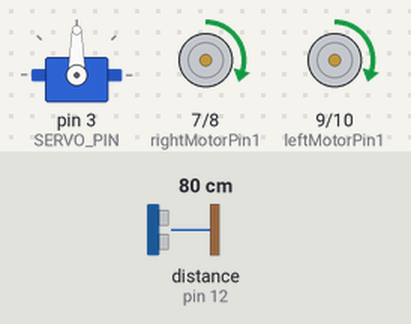
Bench run of a sketch on a simulated Arduino Uno, built with avr-gcc and run on an emulated ATmega328P. On the bench: servo, motor-driver pin pairs drawn as motors (green arrow = first pin HIGH = forward, orange = second pin HIGH = backward, longer = more drive, scaled by the enable pin). The inputs (shaded band) are chosen by the test bench; at power-on: distance to the obstacle (sensor on pin 12) 80 cm. The echo pulse lasts 58.3 µs per cm.

Above: at 1.2 s.
1.3 s: distance to the obstacle (sensor on pin 12) set to 33 cm
2.8 s: distance to the obstacle (sensor on pin 12) set to 27 cm
At 3.2 s:
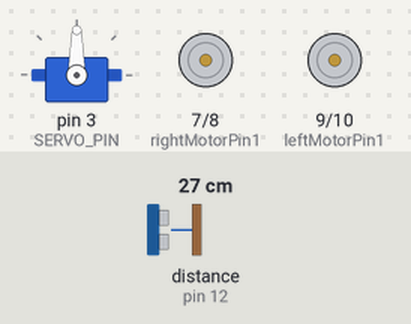
5.8 s: distance to the obstacle (sensor on pin 12) set to 35 cm
At 7.0 s:
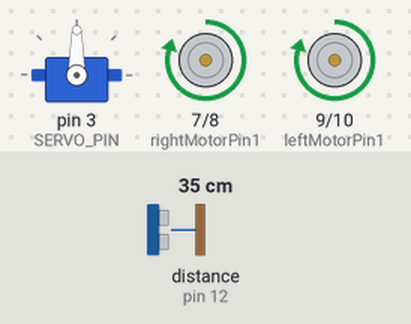
7.4 s: distance to the obstacle (sensor on pin 12) set to 2 cm
At 9.0 s:
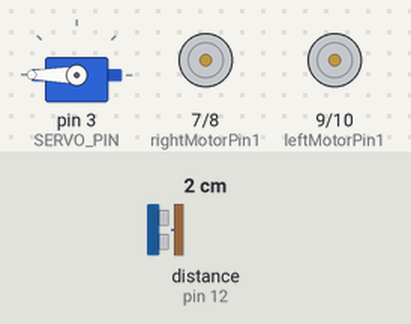
Timing chart, 0 to 11.4 s (numbered marks = the images above; inputs shaded):
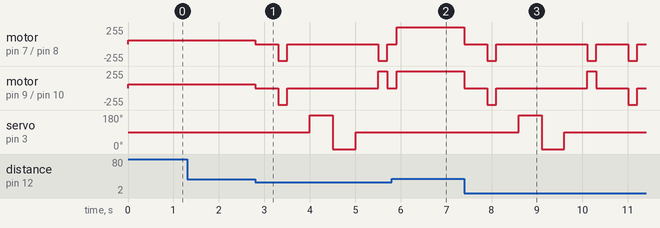

Measured:
- the behaviour switches between 30 and 29 cm on distance to the obstacle (sensor on pin 12) (found by bisection; images 0 and 1)
- after the input at 1.3 s, every drawn part: stays the same
- after the input at 5.8 s, servo on pin 3 (SERVO_PIN): stays 90° (without the input it goes to 180° after 1.3 s)

The sketch:

esquiva-obstaculos.ino
```cpp
#include <Servo.h>
#include <NewPing.h>

#define SERVO_PIN 3
#define ULTRASONIC_SENSOR_TRIG 11
#define ULTRASONIC_SENSOR_ECHO 12
#define MAX_REGULAR_MOTOR_SPEED 60
#define MAX_MOTOR_ADJUST_SPEED 250
#define DISTANCE_TO_CHECK 30

// Right motor
int enableRightMotor = 5;
int rightMotorPin1 = 7;
int rightMotorPin2 = 8;

// Left motor
int enableLeftMotor = 6;
int leftMotorPin1 = 9;
int leftMotorPin2 = 10;

NewPing mySensor(ULTRASONIC_SENSOR_TRIG, ULTRASONIC_SENSOR_ECHO, 400);
Servo myServo;

void setup() {
  // Motor pin setup
  pinMode(enableRightMotor, OUTPUT);
  pinMode(rightMotorPin1, OUTPUT);
  pinMode(rightMotorPin2, OUTPUT);

  pinMode(enableLeftMotor, OUTPUT);
  pinMode(leftMotorPin1, OUTPUT);
  pinMode(leftMotorPin2, OUTPUT);

  // Servo setup
  myServo.attach(SERVO_PIN);
  myServo.write(90); // Center the servo initially
  rotateMotor(0, 0); // Stop motors initially
}

void loop() {
  int distance = mySensor.ping_cm();

  // If an object is detected within the threshold distance
  if (distance > 0 && distance < DISTANCE_TO_CHECK) {
    rotateMotor(0, 0);  // Stop motors
    delay(500);

    rotateMotor(-MAX_MOTOR_ADJUST_SPEED, -MAX_MOTOR_ADJUST_SPEED);  // Reverse
    delay(200);

    rotateMotor(0, 0);  // Stop motors
    delay(500);

    // Rotate the servo to the left and check the left side distance
    myServo.write(180);
    delay(500);
    int distanceLeft = mySensor.ping_cm();

    // Rotate the servo to the right and check the right side distance
    myServo.write(0);
    delay(500);
    int distanceRight = mySensor.ping_cm();

    // Return the servo to the center position
    myServo.write(90);
    delay(500);

    // Handle invalid distance readings (0 means no reading)
    if (distanceLeft == 0) distanceLeft = 999;  // Large value if no valid reading
    if (distanceRight == 0) distanceRight = 999;

    // Decide on which way to turn based on the side distances
    if (distanceLeft > distanceRight) {
      rotateMotor(MAX_MOTOR_ADJUST_SPEED, -MAX_MOTOR_ADJUST_SPEED);  // Turn left (more space on the left)
      delay(200);
    } else {
      rotateMotor(-MAX_MOTOR_ADJUST_SPEED, MAX_MOTOR_ADJUST_SPEED);  // Turn right (more space on the right)
      delay(200);
    }

    rotateMotor(0, 0);  // Stop motors
    delay(200);
  } else {
    // If no obstacle in front, move forward
    rotateMotor(MAX_REGULAR_MOTOR_SPEED, MAX_REGULAR_MOTOR_SPEED);
  }
}

// Function to control motor rotation based on speed
void rotateMotor(int rightMotorSpeed, int leftMotorSpeed) {
  // Right motor direction
  if (rightMotorSpeed < 0) {
    digitalWrite(rightMotorPin1, LOW);
    digitalWrite(rightMotorPin2, HIGH);
  } else {
    digitalWrite(rightMotorPin1, HIGH);
    digitalWrite(rightMotorPin2, LOW);
  }

  // Left motor direction
  if (leftMotorSpeed < 0) {
    digitalWrite(leftMotorPin1, LOW);
    digitalWrite(leftMotorPin2, HIGH);
  } else {
    digitalWrite(leftMotorPin1, HIGH);
    digitalWrite(leftMotorPin2, LOW);
  }

  // Set motor speeds
  analogWrite(enableRightMotor, abs(rightMotorSpeed));
  analogWrite(enableLeftMotor, abs(leftMotorSpeed));
}
```
